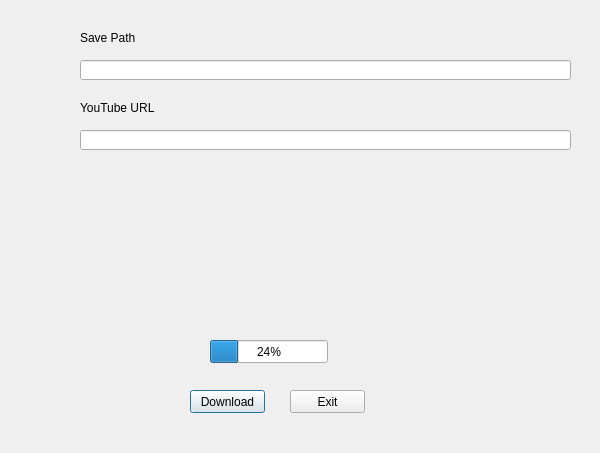
<?xml version="1.0" encoding="UTF-8"?>
<ui version="4.0">
 <class>Dialog</class>
 <widget class="QDialog" name="Dialog">
  <property name="geometry">
   <rect>
    <x>0</x>
    <y>0</y>
    <width>600</width>
    <height>453</height>
   </rect>
  </property>
  <property name="windowTitle">
   <string>Dialog</string>
  </property>
  <widget class="QLineEdit" name="lineEdit">
   <property name="geometry">
    <rect>
     <x>80</x>
     <y>130</y>
     <width>491</width>
     <height>20</height>
    </rect>
   </property>
  </widget>
  <widget class="QLabel" name="label">
   <property name="geometry">
    <rect>
     <x>80</x>
     <y>100</y>
     <width>121</width>
     <height>16</height>
    </rect>
   </property>
   <property name="text">
    <string>YouTube URL</string>
   </property>
  </widget>
  <widget class="QProgressBar" name="progressBar">
   <property name="geometry">
    <rect>
     <x>210</x>
     <y>340</y>
     <width>118</width>
     <height>23</height>
    </rect>
   </property>
   <property name="value">
    <number>24</number>
   </property>
  </widget>
  <widget class="QLabel" name="label_2">
   <property name="geometry">
    <rect>
     <x>80</x>
     <y>30</y>
     <width>171</width>
     <height>16</height>
    </rect>
   </property>
   <property name="text">
    <string>Save Path</string>
   </property>
  </widget>
  <widget class="QLineEdit" name="lineEdit_2">
   <property name="geometry">
    <rect>
     <x>80</x>
     <y>60</y>
     <width>491</width>
     <height>20</height>
    </rect>
   </property>
  </widget>
  <widget class="QPushButton" name="pushButton">
   <property name="geometry">
    <rect>
     <x>190</x>
     <y>390</y>
     <width>75</width>
     <height>23</height>
    </rect>
   </property>
   <property name="text">
    <string>Download</string>
   </property>
  </widget>
  <widget class="QPushButton" name="pushButton_2">
   <property name="geometry">
    <rect>
     <x>290</x>
     <y>390</y>
     <width>75</width>
     <height>23</height>
    </rect>
   </property>
   <property name="text">
    <string>Exit</string>
   </property>
  </widget>
 </widget>
 <resources/>
 <connections/>
</ui>
